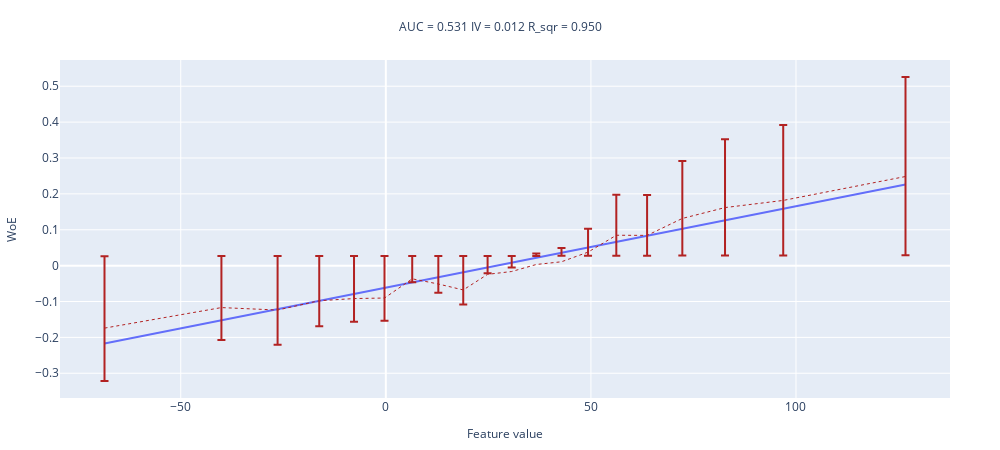

This figure's notebook cell:
### Code cell
woe_line(-df_for_logreg[top15features_stable[1]].to_numpy(), df_for_logreg[TARGET].to_numpy(), 20)

### Figure 1 — Plotly figure (JSON) as saved in the notebook; plotly's stock layout.template omitted (floating-point values rounded to 4 significant figures)
{"data": [{"mode": "lines", "name": "interpolation_line", "showlegend": false, "type": "scatter", "x": [-68.59, -40.08, -26.39, -16.23, -7.754, -0.3203, 6.436, 12.8, 18.88, 24.81, 30.69, 36.68, 42.83, 49.3, 56.19, 63.7, 72.29, 82.7, 96.89, 126.7], "y": [-0.2171, -0.1523, -0.1212, -0.09819, -0.07893, -0.06206, -0.04672, -0.03227, -0.01847, -0.004998, 0.008354, 0.02196, 0.03592, 0.0506, 0.06626, 0.08329, 0.1028, 0.1264, 0.1586, 0.2263]}, {"error_y": {"array": [-0.1477, -0.09012, -0.09701, -0.07086, -0.06485, -0.06334, -0.009498, -0.02407, -0.04065, 0.003035, 0.01097, 0.03065, 0.03829, 0.06532, 0.1127, 0.1123, 0.1598, 0.1903, 0.2104, 0.2776], "arrayminus": [-0.2005, -0.1435, -0.1503, -0.1244, -0.1185, -0.117, -0.06371, -0.07813, -0.09453, -0.05132, -0.04347, -0.02402, -0.01646, 0.01026, 0.05703, 0.05662, 0.1036, 0.1337, 0.1535, 0.2197], "symmetric": false, "type": "data"}, "line": {"color": "firebrick", "dash": "dot", "width": 1}, "name": "WoE", "showlegend": false, "type": "scatter", "x": [-68.59, -40.08, -26.39, -16.23, -7.754, -0.3203, 6.436, 12.8, 18.88, 24.81, 30.69, 36.68, 42.83, 49.3, 56.19, 63.7, 72.29, 82.7, 96.89, 126.7], "y": [-0.1742, -0.1169, -0.1238, -0.09778, -0.0918, -0.0903, -0.03675, -0.05125, -0.06773, -0.02429, -0.0164, 0.003157, 0.01075, 0.03763, 0.08467, 0.08427, 0.1315, 0.1618, 0.1817, 0.2484]}], "layout": {"height": 450, "margin": {"b": 50, "l": 50, "r": 50, "t": 60}, "title": {"font": {"size": 12}, "text": "AUC = 0.531 IV = 0.012 R_sqr = 0.950 ", "x": 0.5, "xanchor": "center", "y": 0.95, "yanchor": "top"}, "width": 1000, "xaxis": {"title": {"font": {"size": 12}, "text": "Feature value"}}, "yaxis": {"title": {"font": {"size": 12}, "text": "WoE"}}}}
